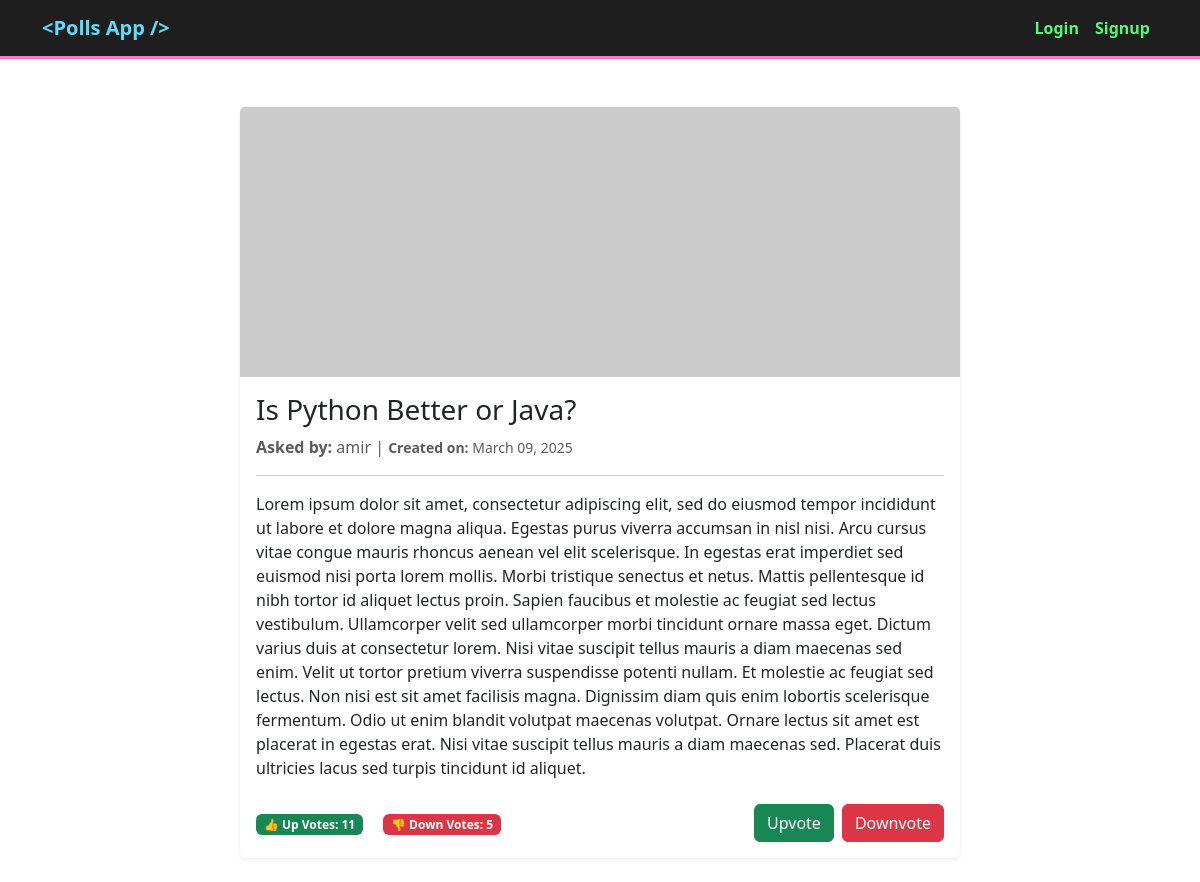
/poll/1/, run on the app's committed database.
### polls/models.py (models this page shows, shortened)
class Poll(models.Model):
    question = models.CharField(max_length=700)
    user = models.ForeignKey(get_user_model(), on_delete=models.CASCADE)
    description = models.TextField(blank=True)
    up_vote = models.PositiveIntegerField(default=0)
    down_vote = models.PositiveIntegerField(default=0)
    upvoted_by = models.ManyToManyField(get_user_model(), related_name='upvoted_polls', blank=True)
    downvoted_by = models.ManyToManyField(get_user_model(), related_name='downvoted_polls', blank=True)
    datetime_created = models.DateTimeField(auto_now_add=True)
    datetime_modified = models.DateTimeField(auto_now=True)

### accounts/models.py (models this page shows)
class CustomUser(AbstractUser):
    ROLE_CHOICES = [
        ('M', 'Manager'),
        ('E', 'Employee'),
        ('S', 'Student'),
        ('O', 'Other'),
    ]
    role = models.CharField(choices=ROLE_CHOICES, max_length=1, default=ROLE_CHOICES[3][0])

### polls/views.py (the view)
# urls.py: path('poll/<int:pk>/', poll_detail_view, name='poll_detail'),
def poll_detail_view(request, pk):
    poll = Poll.objects.get(pk=pk)
    return render(request, 'polls/poll_detail.html', context={
        'poll': poll,
    })

### polls/templates/polls/poll_detail.html (shortened to what this page needs)
{% extends '_base.html' %}
{% block content %}
    <div class="container mt-5">
        <div class="row justify-content-center">
            <div class="col-md-8">
                <div class="card shadow-sm border-0 rounded">
                    <img src="https://placehold.co/800x300" class="card-img-top"
                         alt="Poll image for {{ poll.question }}">
                    <div class="card-body">
                        <h3 class="card-title">{{ poll.question }}</h3>
                        <p class="card-text text-muted">
                            <strong>Asked by:</strong> {{ poll.user }} |
                            <small><strong>Created on:</strong> {{ poll.datetime_created|date:"F d, Y" }}</small>
                        </p>
                        <hr>
                        <p>{{ poll.description }}</p>
                        <div class="mt-4 d-flex align-items-center justify-content-between">
                            <div>
                                <span class="badge bg-success">👍 Up Votes: {{ poll.up_vote }}</span>
                                <span class="badge bg-danger mx-3">👎 Down Votes: {{ poll.down_vote }}</span>
                            </div>
                            <div class="btn-group">
                                <form action="{% url 'poll_vote' poll.id %}" method="post">
                                    <button type="submit" class="btn btn-success">Upvote</button>
                                </form>
                                <form action="{% url 'poll_down_vote' poll.id %}" method="post" class="ms-2">
                                    <button type="submit" class="btn btn-danger">Downvote</button>
                                </form>
                            </div>
                        </div>
                    </div>
                </div>
            </div>
        </div>
    </div>
{% endblock content %}

### data on the page
Poll: question "Is Python Better or Java?", user "amir", datetime_created "March 09, 2025", description "Lorem ipsum dolor sit amet, consectetur adipiscing elit, sed do eiusmod tempor incididunt ut labore et dolore magna aliqua. Egestas purus viverra accumsan in nisl nisi. Arcu cursus vitae congue mauris rhoncus aenean vel elit scelerisque. In egestas erat imperdiet sed euismod nisi porta lorem mollis. Morbi tristique senectus et netus. Mattis pellentesque id nibh tortor id aliquet lectus proin. Sapien faucibus et molestie ac feugiat sed lectus vestibulum. Ullamcorper velit sed ullamcorper morbi tincidunt ornare massa eget. Dictum varius duis at consectetur lorem. Nisi vitae suscipit tellus mauris a diam maecenas sed enim. Velit ut tortor pretium viverra suspendisse potenti nullam. Et molestie…", up_vote "11", down_vote "5"
